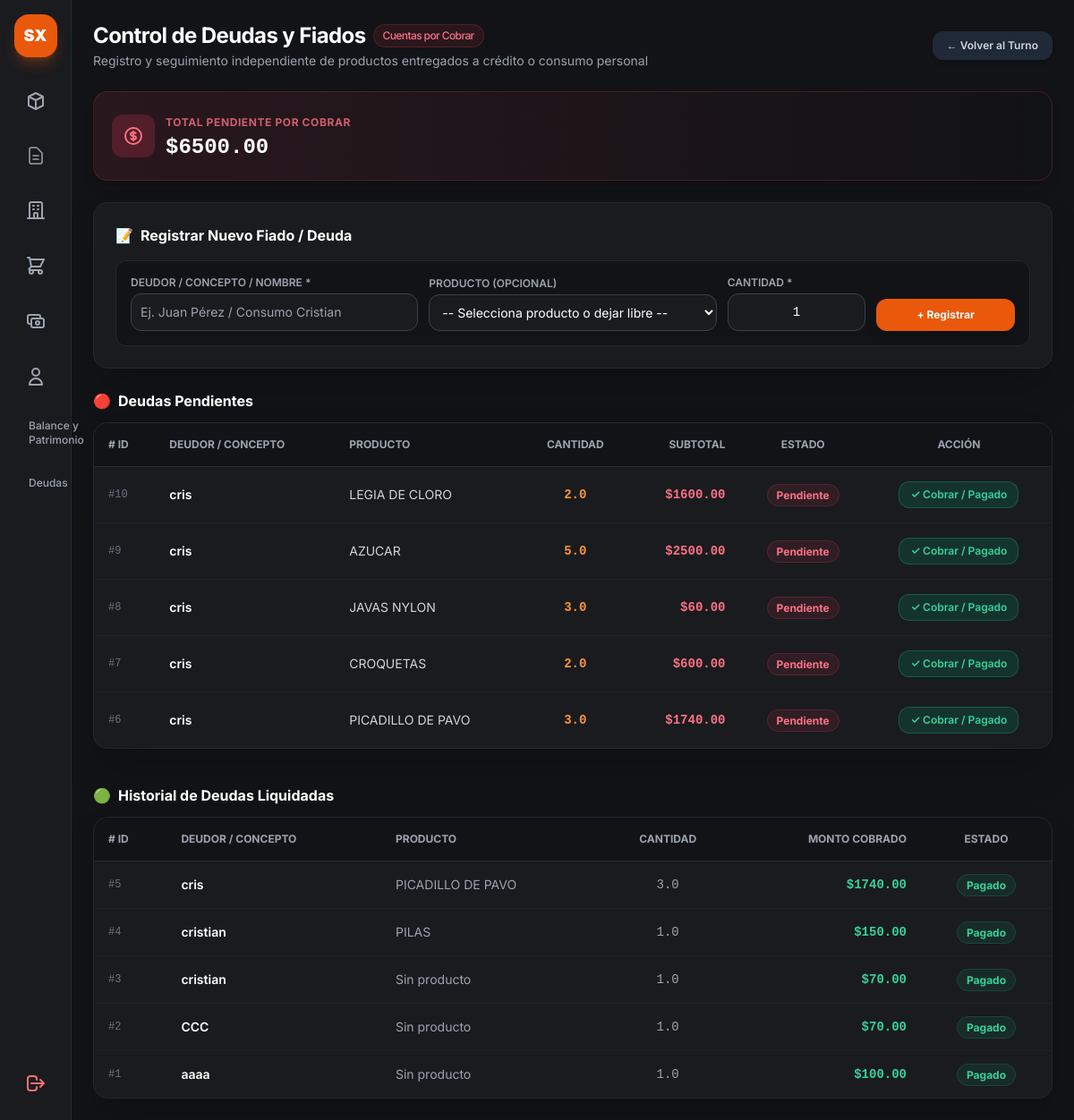
The page /deudas (signed in) on the database its author committed.
### app.py (models this page shows)
class DeudaCierre(db.Model):
    __tablename__ = 'deudas_cierre'
    id = db.Column(db.Integer, primary_key=True)
    cierre_id = db.Column(db.Integer, db.ForeignKey('cierres_dia.id'), nullable=True)
    producto_id = db.Column(db.Integer, db.ForeignKey('productos.id'), nullable=True)
    producto_nombre = db.Column(db.String(100), nullable=True)
    concepto = db.Column(db.String(150), nullable=False)
    cantidad = db.Column(db.Float, default=1.0)
    subtotal = db.Column(db.Float, default=0.0)
    estado = db.Column(db.String(20), default='pendiente')

### app.py (the view)
@app.route('/deudas')
def vista_deudas():
    if 'user' not in session:
        return redirect(url_for('login'))
    productos = Producto.query.all()
    deudas_pendientes = DeudaCierre.query.filter_by(estado='pendiente').order_by(DeudaCierre.id.desc()).all()
    deudas_cobradas = DeudaCierre.query.filter_by(estado='pagado').order_by(DeudaCierre.id.desc()).limit(20).all()
    total_pendiente = sum(d.subtotal for d in deudas_pendientes if d.subtotal)
    return render_template(
        'deudas.html',
        productos=productos,
        deudas=deudas_pendientes,
        historial=deudas_cobradas,
        total_pendiente=total_pendiente
    )

### app.py (called while the page is built)
@app.context_processor
def inject_today():
    return {'hoy': date.today()}

### templates/deudas.html (shortened to what this page needs)
{% extends "base.html" %}
{% block content %}
<main class="p-6 space-y-6 flex-1 overflow-y-auto">
    <header class="flex flex-col sm:flex-row sm:items-center justify-between gap-4">
        <div>
            <h1 class="text-2xl font-bold text-white tracking-tight flex items-center gap-2">
                Control de Deudas y Fiados
                <span class="text-xs font-medium px-2.5 py-1 rounded-full bg-rose-500/10 text-rose-400 border border-rose-500/20">
                    Cuentas por Cobrar
                </span>
            </h1>
            <p class="text-sm text-gray-400 mt-0.5">
                Registro y seguimiento independiente de productos entregados a crédito o consumo personal
            </p>
        </div>
        <div class="flex items-center gap-3">
            <a href="{{ url_for('vista_cierre') }}" class="px-4 py-2 bg-gray-800 hover:bg-gray-700 text-gray-300 font-semibold rounded-xl text-xs transition flex items-center gap-1.5 shadow-md">
                <span>← Volver al Turno</span>
            </a>
        </div>
    </header>
    <div class="bg-gradient-to-r from-rose-500/10 via-rose-500/5 to-transparent border border-rose-500/20 rounded-2xl p-5 flex items-center justify-between shadow-lg">
        <div class="flex items-center gap-3">
            <div class="p-3 bg-rose-500/20 text-rose-400 rounded-xl">
            </div>
            <div>
                <span class="text-xs uppercase font-bold text-rose-400/80 tracking-wider">Total Pendiente por Cobrar</span>
                <p class="text-2xl font-black text-white font-mono mt-0.5">${{ "%.2f"|format(total_pendiente) }}</p>
            </div>
        </div>
    </div>
    <div class="bg-[#1a1b1e] border border-gray-800 rounded-2xl p-6 shadow-2xl space-y-4">
        <h2 class="text-base font-bold text-white flex items-center gap-2">
            <span>📝</span> Registrar Nuevo Fiado / Deuda
        </h2>
        <form action="{{ url_for('guardar_deuda') }}" method="POST" class="grid grid-cols-1 sm:grid-cols-12 gap-3 items-end bg-[#121316] p-4 rounded-xl border border-gray-800 text-sm">
            <div class="sm:col-span-4">
                <label class="block text-xs font-semibold text-gray-400 uppercase mb-1">Deudor / Concepto / Nombre *</label>
                <input type="text" name="concepto" required placeholder="Ej. Juan Pérez / Consumo Cristian"
                    class="w-full bg-[#1a1b1e] border border-gray-700 rounded-xl p-2.5 text-white focus:border-orange-500 focus:outline-none">
            </div>
            <div class="sm:col-span-4">
                <label class="block text-xs font-semibold text-gray-400 uppercase mb-1">Producto (Opcional)</label>
                <select name="producto_id"
                    class="w-full bg-[#1a1b1e] border border-gray-700 rounded-xl p-2.5 text-white focus:border-orange-500 focus:outline-none">
                    <option value="" selected>-- Selecciona producto o dejar libre --</option>
                </select>
            </div>
            <div class="sm:col-span-2">
                <label class="block text-xs font-semibold text-gray-400 uppercase mb-1">Cantidad *</label>
                <input type="number" name="cantidad" step="any" min="0.01" value="1" required
                    class="w-full bg-[#1a1b1e] border border-gray-700 rounded-xl p-2.5 text-white text-center font-mono focus:border-orange-500 focus:outline-none">
            </div>
            <div class="sm:col-span-2">
                <button type="submit"
                    class="w-full py-2.5 bg-orange-600 hover:bg-orange-500 text-white font-bold rounded-xl text-xs transition shadow-lg active:scale-95">
                    + Registrar
                </button>
            </div>
        </form>
    </div>
    <div class="space-y-3">
        <h3 class="text-base font-bold text-white flex items-center gap-2">
            <span>🔴</span> Deudas Pendientes
        </h3>
        <div class="bg-[#1a1b1e] border border-gray-800 rounded-2xl overflow-hidden shadow-2xl">
            <div class="overflow-x-auto">
                <table class="w-full text-left border-collapse text-sm">
                    <thead>
                        <tr class="bg-[#121316] border-b border-gray-800 text-xs font-semibold text-gray-400 uppercase">
                            <th class="p-4"># ID</th>
                            <th class="p-4">Deudor / Concepto</th>
                            <th class="p-4">Producto</th>
                            <th class="p-4 text-center">Cantidad</th>
                            <th class="p-4 text-right">Subtotal</th>
                            <th class="p-4 text-center">Estado</th>
                            <th class="p-4 text-center">Acción</th>
                        </tr>
                    </thead>
                    <tbody class="divide-y divide-gray-800/60 text-gray-300">
                        {% for d in deudas %}
                        <tr class="hover:bg-gray-800/30">
                            <td class="p-4 font-mono text-xs text-gray-500">#{{ d.id }}</td>
                            <td class="p-4 font-semibold text-white">{{ d.concepto }}</td>
                            <td class="p-4 text-gray-300">
                                {% if d.producto_nombre %}
                                    {{ d.producto_nombre }}
                                {% else %}
                                    <span class="text-xs text-gray-500 italic">Sin producto asociado</span>
                                {% endif %}
                            </td>
                            <td class="p-4 text-center font-mono text-orange-400 font-bold">{{ d.cantidad }}</td>
                            <td class="p-4 text-right font-mono font-bold text-rose-400">
                                ${{ "%.2f"|format(d.subtotal) }}
                            </td>
                            <td class="p-4 text-center">
                                <span class="px-2.5 py-1 rounded-full text-xs font-bold bg-rose-500/10 text-rose-400 border border-rose-500/20">
                                    {{ d.estado|capitalize }}
                                </span>
                            </td>
                            <td class="p-4 text-center">
                                <form action="{{ url_for('cobrar_deuda', id=d.id) }}" method="POST">
                                    <button type="submit" onclick="return confirm('¿Marcar la deuda de \'{{ d.concepto }}\' como totalmente cobrada?');"
                                        class="px-3 py-1.5 bg-emerald-600/20 hover:bg-emerald-600 text-emerald-400 hover:text-white border border-emerald-500/30 rounded-xl text-xs font-semibold transition active:scale-95 inline-flex items-center gap-1">
                                        ✓ Cobrar / Pagado
                                    </button>
                                </form>
                            </td>
                        </tr>
                        {% else %}
                        <tr>
                            <td colspan="7" class="p-8 text-center text-gray-500 italic">No hay deudas o fiados pendientes registrados.</td>
                        </tr>
                        {% endfor %}
                    </tbody>
                </table>
            </div>
        </div>
    </div>
    <div class="space-y-3 pt-4">
        <h3 class="text-base font-bold text-white flex items-center gap-2">
            <span>🟢</span> Historial de Deudas Liquidadas
        </h3>
        <div class="bg-[#1a1b1e] border border-gray-800 rounded-2xl overflow-hidden shadow-2xl">
            <div class="overflow-x-auto">
                <table class="w-full text-left border-collapse text-sm">
                    <thead>
                        <tr class="bg-[#121316] border-b border-gray-800 text-xs font-semibold text-gray-400 uppercase">
                            <th class="p-4"># ID</th>
                            <th class="p-4">Deudor / Concepto</th>
                            <th class="p-4">Producto</th>
                            <th class="p-4 text-center">Cantidad</th>
                            <th class="p-4 text-right">Monto Cobrado</th>
                            <th class="p-4 text-center">Estado</th>
                        </tr>
                    </thead>
                    <tbody class="divide-y divide-gray-800/60 text-gray-300">
                        {% for h in historial %}
                        <tr class="hover:bg-gray-800/30">
                            <td class="p-4 font-mono text-xs text-gray-500">#{{ h.id }}</td>
                            <td class="p-4 font-semibold text-white">{{ h.concepto }}</td>
                            <td class="p-4 text-gray-400">{{ h.producto_nombre or 'Sin producto' }}</td>
                            <td class="p-4 text-center font-mono text-gray-400">{{ h.cantidad }}</td>
                            <td class="p-4 text-right font-mono font-bold text-emerald-400">
                                ${{ "%.2f"|format(h.subtotal) }}
                            </td>
                            <td class="p-4 text-center">
                                <span class="px-2.5 py-1 rounded-full text-xs font-bold bg-emerald-500/10 text-emerald-400 border border-emerald-500/20">
                                    {{ h.estado|capitalize }}
                                </span>
                            </td>
                        </tr>
                        {% else %}
                        <tr>
                            <td colspan="6" class="p-6 text-center text-gray-500 italic">No se registran cobros previos en el historial.</td>
                        </tr>
                        {% endfor %}
                    </tbody>
                </table>
            </div>
        </div>
    </div>
</main>
{% endblock %}

### static/css/style.css (style rules this page uses)
body { font-family: 'Inter', sans-serif; }
input[type=number] { -moz-appearance: textfield; }

### rows shown on the page
DeudaCierre: id "10", concepto "cris", producto_nombre "LEGIA DE CLORO", cantidad "2.0", subtotal "1600.00", estado "Pendiente"
DeudaCierre: id "9", concepto "cris", producto_nombre "AZUCAR", cantidad "5.0", subtotal "2500.00", estado "Pendiente"
DeudaCierre: id "8", concepto "cris", producto_nombre "JAVAS NYLON", cantidad "3.0", subtotal "60.00", estado "Pendiente"
DeudaCierre: id "7", concepto "cris", producto_nombre "CROQUETAS", cantidad "2.0", subtotal "600.00", estado "Pendiente"
DeudaCierre: id "6", concepto "cris", producto_nombre "PICADILLO DE PAVO", cantidad "3.0", subtotal "1740.00", estado "Pendiente"
DeudaCierre: id "5", concepto "cris", producto_nombre "PICADILLO DE PAVO", cantidad "3.0", subtotal "1740.00", estado "Pagado"
DeudaCierre: id "4", concepto "cristian", producto_nombre "PILAS", cantidad "1.0", subtotal "150.00", estado "Pagado"
DeudaCierre: id "3", concepto "cristian", producto_nombre "Sin producto", cantidad "1.0", subtotal "70.00", estado "Pagado"
DeudaCierre: id "2", concepto "CCC", producto_nombre "Sin producto", cantidad "1.0", subtotal "70.00", estado "Pagado"
DeudaCierre: id "1", concepto "aaaa", producto_nombre "Sin producto", cantidad "1.0", subtotal "100.00", estado "Pagado"

### other values the page prints
{{ "%.2f"|format(total_pendiente) }} "6500.00"
